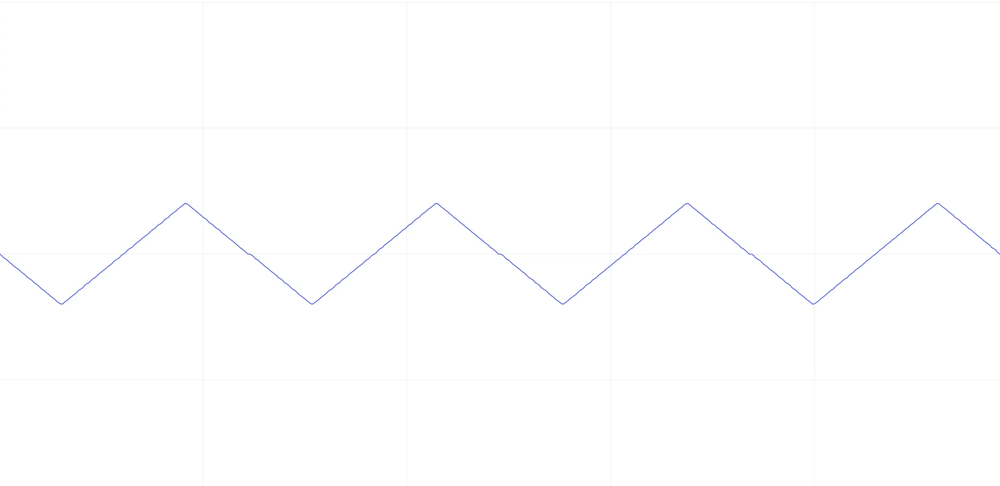
%> input picture Image.png, 1000 x 486 px, shrunk from 2430 x 1182 before the run
$ octave Image2Plot.m   (GNU Octave 9; MATLAB toolbox functions it lacks are replaced by stand-ins)
%> lines starting %> are read from the running program, lines starting %| are printed output that depends on the picture; in (x1, y1, x2, y2) boxes, pixels count from 0 and x2, y2 are one past the last pixel; in counts of white or black regions, pixels touching at a corner belong together; the program's own positions count from 1
%% Preliminaries

clc;    % Clear the command window.
close all;  % Close all figures (except those of imtool.)
imtool close all;  % Close all imtool figures if you have the Image Processing Toolbox.
clear;  % Erase all existing variables. Or clearvars if you want.
workspace;  % Make sure the workspace panel is showing.
format long g;
format compact;
fontSize = 36;
% Check that user has the Image Processing Toolbox installed.
hasIPT = license('test', 'image_toolbox');
if ~hasIPT
  % User does not have the toolbox installed.
  message = sprintf('Sorry, but you do not seem to have the Image Processing Toolbox.\nDo you want to try to continue anyway?');
  reply = questdlg(message, 'Toolbox missing', 'Yes', 'No', 'Yes');
%> the answer given: Yes
  if strcmpi(reply, 'No')
    % User said No, so exit.
    return;
  end
end

%% Image Processing & Data Extraction

% Read in a standard color image.
folder = 'Desktop';
baseFileName = 'Image.png';
% Get the full filename, with path prepended.
fullFileName = fullfile(folder, baseFileName);
if ~exist(fullFileName, 'file')
  % Didn't find it there.  Check the search path for it.
  fullFileName = baseFileName; % No path this time.
  if ~exist(fullFileName, 'file')
    % Still didn't find it.  Alert user.
    errorMessage = sprintf('Error: %s does not exist.', fullFileName);
    uiwait(warndlg(errorMessage));
    return;
  end
end
rgbImage = imread(fullFileName);
%> rgbImage is the input picture: size 486x1000x3 uint8; mean R, G, B 254.4, 254.5, 254.7
% Get the dimensions of the image.  numberOfColorBands should be = 3.
[rows, columns, numberOfColorBands] = size(rgbImage);
%> rows = 486; columns = 1000; numberOfColorBands = 3
% Display the original color image.
subplot(2, 2, 1);
imshow(rgbImage);
axis on;
title('Original Color Image', 'FontSize', fontSize);
% Enlarge figure to full screen.
set(gcf, 'WindowState','maximized');
% Extract the individual red, green, and blue color channels.
% redChannel = rgbImage(:, :, 1);
greenChannel = rgbImage(:, :, 2);
% blueChannel = rgbImage(:, :, 3);
% Get the binaryImage
binaryImage = greenChannel < 200;
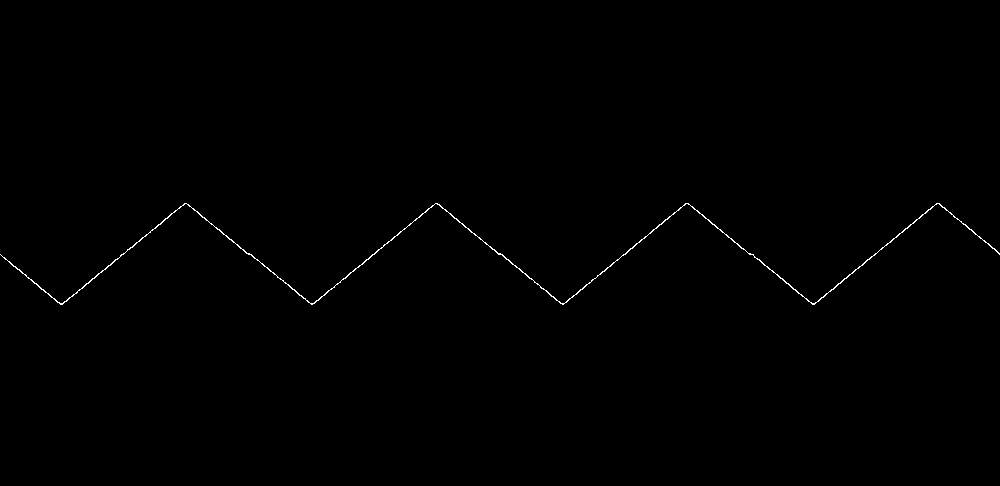
%> binaryImage: size 486x1000 logical; 0.33% white in thin lines or dots, all inside (x1, y1, x2, y2) = (0, 203, 1000, 305)
% Display the original color image.
subplot(2, 2, 2);
imshow(binaryImage);
axis on;
title('Transformed Binary Image', 'FontSize', fontSize);
% Find the baseline
verticalProfile  = sum(binaryImage, 2);
%> verticalProfile = 486 values, max 27 at index 255, min 0 at index 1, mean 3.33
lastLine = find(verticalProfile, 1, 'last');
%> lastLine = 305
% Scan across columns finding where the top of the hump is
for col = 1 : columns
  yy = lastLine - find(binaryImage(:, col), 1, 'first');
  if isempty(yy)
    y(col) = 0;
  else
    y(col) = yy;
  end
end
%> this loop made 1000 passes
%> yy on passes 1 to 3: 50, 49, 48
%> after the loop, y = 1000 values, max 101 at index 185, min 1 at index 61, mean 50.98
subplot(2,2,[3,4]);
plot(1 : columns, y, 'b-', 'LineWidth', 3);
grid on;
title('Plot Generated from Original Image', 'FontSize', fontSize);
ylabel('Y', 'FontSize', fontSize);
xlabel('X', 'FontSize', fontSize);
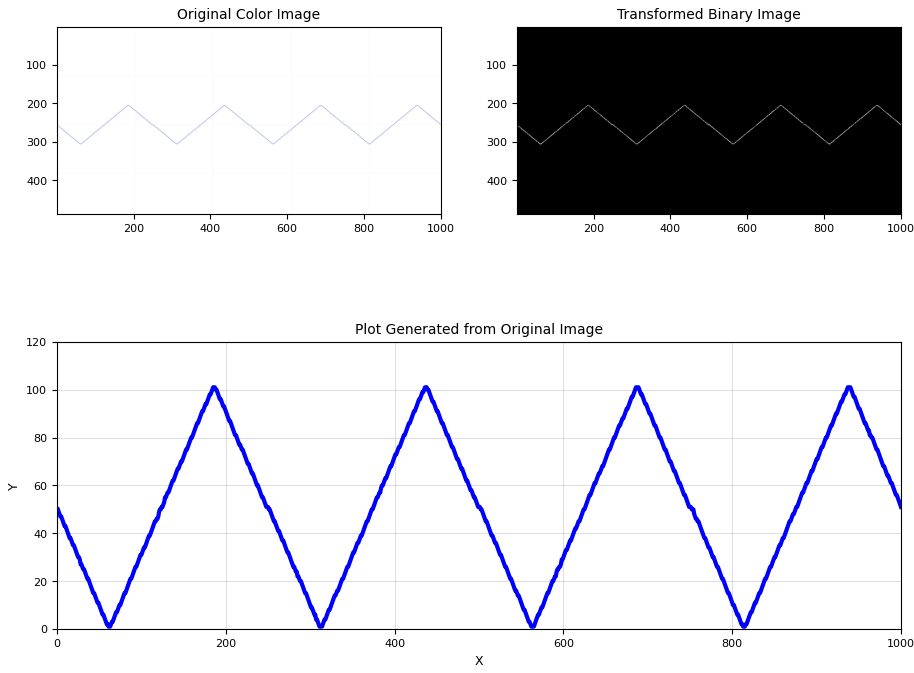
%> figure redrawn from the program's plot data, 3 panels

%% Data Post-Processing & Logging

clear;  % Erase all existing variables. Or clearvars if you want.
fig = gcf;  % Use current figure handle
%> (the run ends here)
